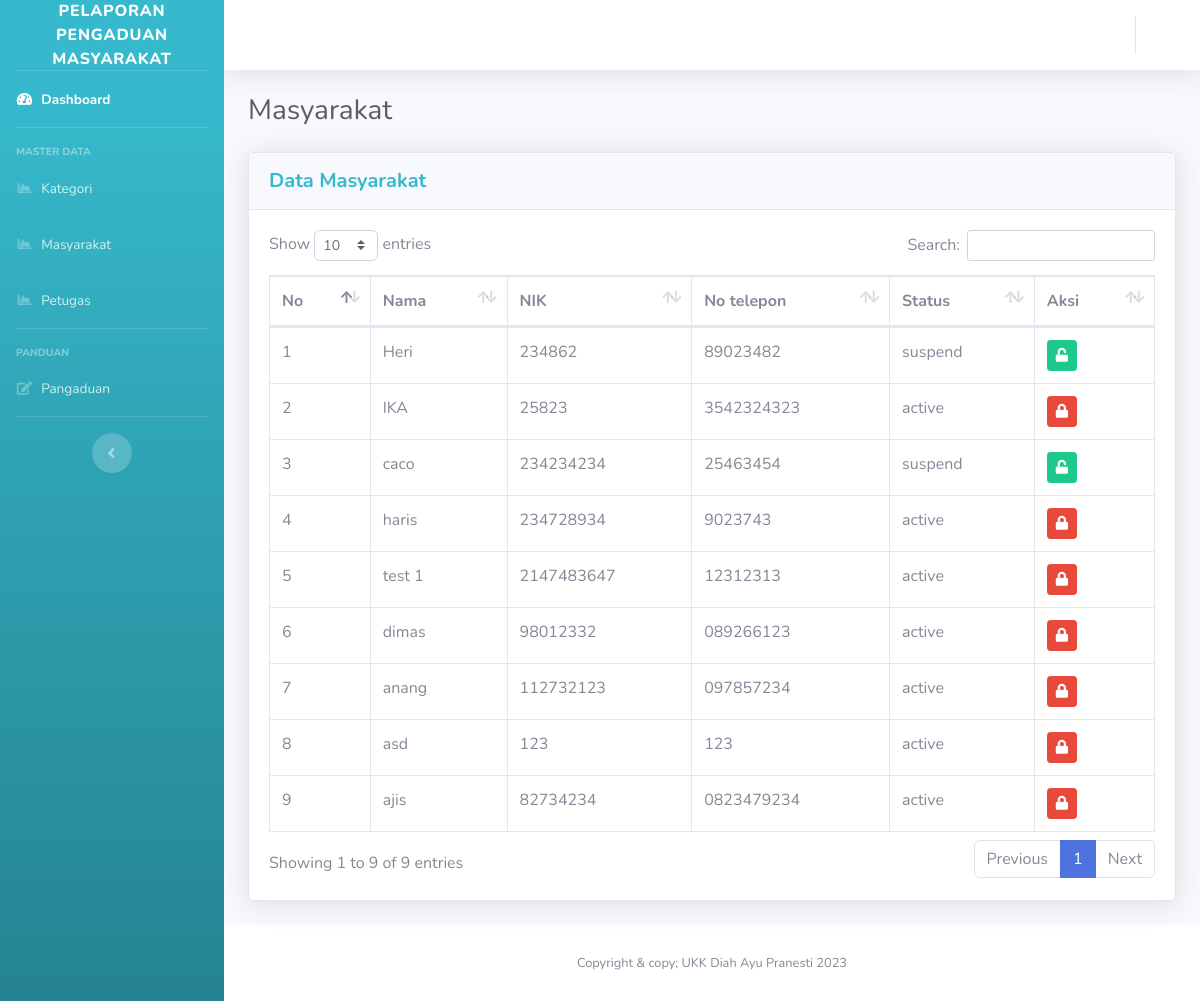
The page /index.php/admin/masyarakat on the database its author committed.
### tables this page shows
CREATE TABLE `masyarakat` (
  `id` int(11) NOT NULL,
  `nik` int(16) NOT NULL,
  `nama` varchar(35) NOT NULL,
  `username` varchar(25) NOT NULL,
  `password` varchar(128) NOT NULL,
  `telepon` varchar(13) NOT NULL,
  `active` enum('active','suspend') NOT NULL
);

### application/controllers/Admin.php (called while the page is built, shortened)
<?php
class Admin extends CI_Controller {
	public function __construct()
	{
		$this->load->model('m_admin');
	}
	public function masyarakat()
	{
		$data['user'] = $this->m_admin->userData($this->session->userData('username'))->row_array();
		$data['masyarakat'] = $this->m_admin->masyarakat()->result_array();
		$this->load->view('template/Header');
        $this->load->view('template/Sidebar',$data);
        $this->load->view('template/Topbar',$data);
		$this->load->view('admin/admin_masyarakat', $data);
		$this->load->view('template/Footer');
	}
}

### index.php (called while the page is built, shortened)
<?php
require_once BASEPATH.'core/CodeIgniter.php';

### application/models/m_admin.php (called while the page is built, shortened)
<?php
class m_admin extends CI_Model
{
   public function masyarakat()
   {
      return $this->db->get('masyarakat');
   }
}

### application/views/admin/admin_masyarakat.php (the view, shortened to what this page needs)
<div class="container-fluid">
    <div class="d-sm-flex align-items-center justify-content-between mb-4">
        <h1 class="h3 mb-0 text-gray-800">Masyarakat </h1>
    </div>
    <div class="card shadow mb-4">
        <div class="card-header py-3">
            <div class="d-flex align-text-center">
                <h5 class="m-0 font-weight-bold text-info">Data Masyarakat</h5>
            </div>
        </div>
        <div class="card-body">
            <div class="table-responsive">
                <table class="table table-bordered" id="dataTable" width="100%" cellspacing="0">
                    <thead>
                        <tr>
                            <th>No</th>
                            <th>Nama</th>
                            <th>NIK</th>
                            <th>No telepon</th>
                            <th>Status</th>
                            <th>Aksi</th>
                        </tr>
                    </thead>
                    <tbody>
                        <?php $no = 1;
                          foreach ($masyarakat as $ms) : ?>
                        <tr>
                            <td><?= $no++ ?></td>
                            <td><?= $ms['nama'] ?></td>
                            <td><?= $ms['nik'] ?></td>
                            <td><?= $ms['telepon'] ?></td>
                            <td><?= $ms['active'] ?></td>
                            <td>
                                <?php if ($ms['active'] == 'suspend') {?>
                                <a href="<?= base_url('Admin/unsuspendmasyarakat/' . $ms['id']) ?>">
                                    <button type="submit" class="btn btn-success btn-sm"
                                        onclick="return confirm('Apakah anda yakin ingin unsuspend akun?')"><i
                                            class="fas fa-unlock"></i>
                                    </button>
                                </a>
                                <?php } else{ ?>
                                <a href="<?= base_url('Admin/suspendmasyarakat/' . $ms['id']) ?>">
                                    <button type="submit" class="btn btn-danger btn-sm"
                                        onclick="return confirm('Apakah anda yakin ingin suspend akun?')"><i
                                            class="fas fa-lock"></i>
                                    </button>
                                </a>
                                <?php } ?>
                            </td>
                        </tr>
                        <?php
                          endforeach; ?>
                    </tbody>
                </table>
            </div>
        </div>
    </div>
</div>
</div>

### rows shown on the page
masyarakat: nama "Heri", nik "234862", telepon "89023482", active "suspend"
masyarakat: nama "IKA", nik "25823", telepon "3542324323", active "active"
masyarakat: nama "caco", nik "234234234", telepon "25463454", active "suspend"
masyarakat: nama "haris", nik "234728934", telepon "9023743", active "active"
masyarakat: nama "test 1", nik "2147483647", telepon "12312313", active "active"
masyarakat: nama "dimas", nik "98012332", telepon "089266123", active "active"
masyarakat: nama "anang", nik "112732123", telepon "097857234", active "active"
masyarakat: nama "asd", nik "123", telepon "123", active "active"
masyarakat: nama "ajis", nik "82734234", telepon "0823479234", active "active"
